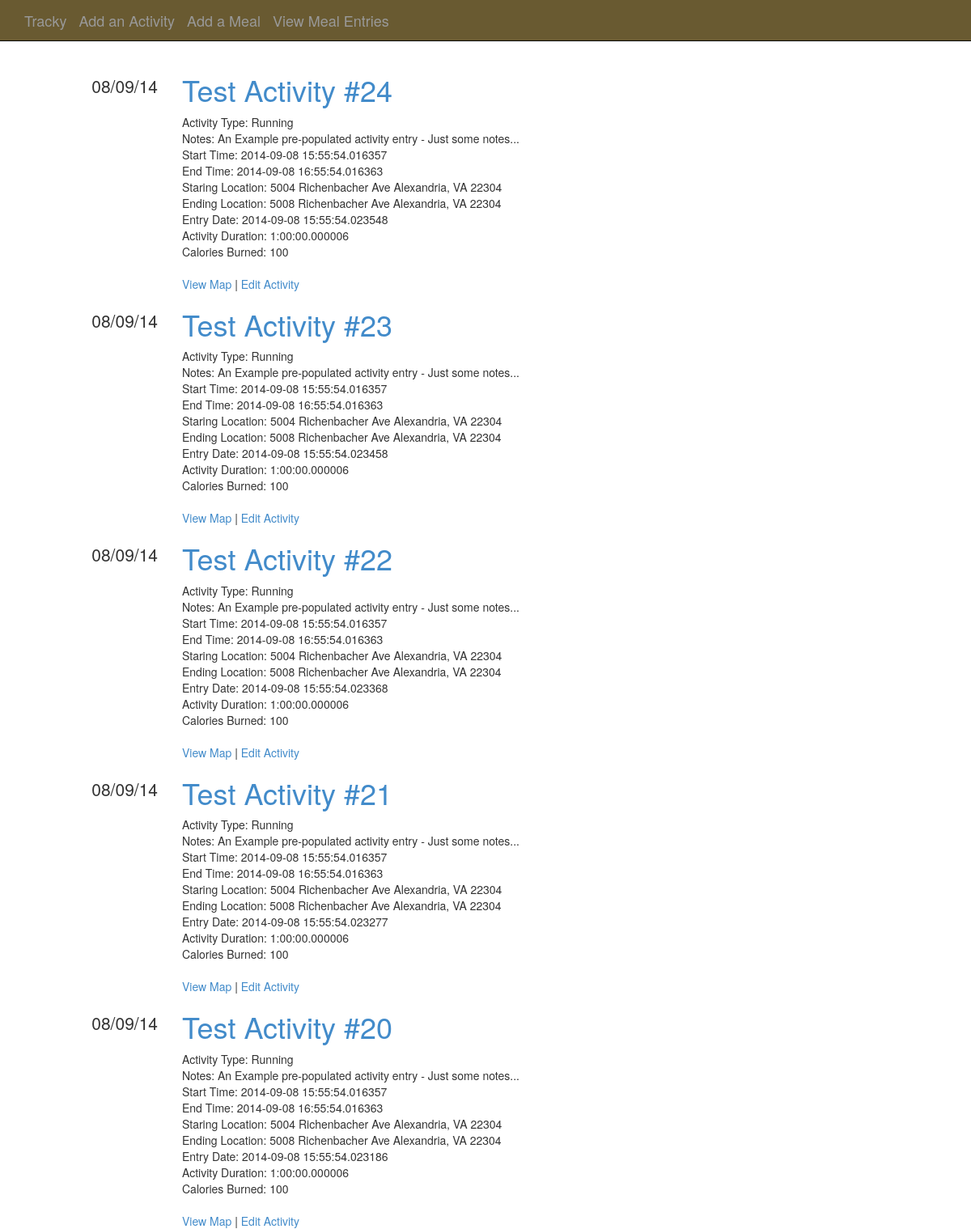
The page / on the database its author committed.
### tracky/models.py (models this page shows)
class Activity(Base):
    __tablename__ = 'activities'
    activity_id = Column(Integer, Sequence("activity_id_sequence"), primary_key=True)
    title = Column(String(1024))
    activity = Column(String(1024))
    start_time = Column(DateTime)
    end_time = Column(DateTime)
    duration = Column(String(1024))
    start_location = Column(String(1024))
    end_location = Column(String(1024))
    notes = Column(Text)
    calories = Column(Integer)
    entry_date = Column(DateTime, default=datetime.datetime.now)

### tracky/views.py (the view)
@app.route("/")
def entries():
    activities = session.query(Activity)
    activities = activities.order_by(Activity.entry_date.desc()).limit(5)
    activities = activities.all()
    return render_template("activities.html",
                           activities=activities
    )

### tracky/filters.py (called while the page is built)
@app.template_filter()
def dateformat(date, format):
    if not date:
        return None
    return date.strftime(format)

### tracky/templates/activities.html
{% import "macros.html" as macros %}
{% extends "base.html" %}
{% block content %}
{% for activity in activities %}
{{ macros.render_activity(activity) }}
{% endfor %}
{% endblock %}

### tracky/templates/macros.html (shortened to what this page needs)
{% macro render_activity(activity) %}
<div class="row">
    <div class="col-md-2 text-right metadata">
        <ul class="list-unstyled">
            <li>
                {{ activity.entry_date | dateformat("%d/%m/%y") }}
            </li>
        </ul>
    </div>
    <div class="col-md-10">
        <h1>
             <a href="{{ url_for('view_activity', activity_id = activity.activity_id) }}"> {{ activity.title }}</a>
        </h1>
                Activity Type: {{ activity.activity }} <br>
                Notes: {{ activity.notes | safe }} <br>
                Start Time: {{ activity.start_time }} <br>
                End Time: {{ activity.end_time }} <br>
                Staring Location: {{ activity.start_location }} <br>
                Ending Location: {{ activity.end_location }} <br>
                Entry Date: {{ activity.entry_date }} <br>
                Activity Duration: {{ activity.duration }} <br>
                Calories Burned: {{ activity.calories }} <br><br>
                <a href="{{ url_for('gmap', activity_id = activity.activity_id) }}"> View Map</a> |
                <a href="{{ url_for('edit_activity', activity_id = activity.activity_id) }}"> Edit Activity</a>
    </div>
</div>
{% endmacro %}

### tracky/static/css/main.css (style rules this page uses)
div.metadata { margin-top: 20px; font-size: 1.5em; }

### rows shown on the page
Activity: entry_date "08/09/14", title "Test Activity #24", activity "Running", notes "An Example pre-populated activity entry - Just some notes...", start_time "2014-09-08 15:55:54.016357", end_time "2014-09-08 16:55:54.016363", start_location "5004 Richenbacher Ave Alexandria, VA 22304", end_location "5008 Richenbacher Ave Alexandria, VA 22304", entry_date "2014-09-08 15:55:54.023548", duration "1:00:00.000006", calories "100"
Activity: entry_date "08/09/14", title "Test Activity #23", activity "Running", notes "An Example pre-populated activity entry - Just some notes...", start_time "2014-09-08 15:55:54.016357", end_time "2014-09-08 16:55:54.016363", start_location "5004 Richenbacher Ave Alexandria, VA 22304", end_location "5008 Richenbacher Ave Alexandria, VA 22304", entry_date "2014-09-08 15:55:54.023458", duration "1:00:00.000006", calories "100"
Activity: entry_date "08/09/14", title "Test Activity #22", activity "Running", notes "An Example pre-populated activity entry - Just some notes...", start_time "2014-09-08 15:55:54.016357", end_time "2014-09-08 16:55:54.016363", start_location "5004 Richenbacher Ave Alexandria, VA 22304", end_location "5008 Richenbacher Ave Alexandria, VA 22304", entry_date "2014-09-08 15:55:54.023368", duration "1:00:00.000006", calories "100"
Activity: entry_date "08/09/14", title "Test Activity #21", activity "Running", notes "An Example pre-populated activity entry - Just some notes...", start_time "2014-09-08 15:55:54.016357", end_time "2014-09-08 16:55:54.016363", start_location "5004 Richenbacher Ave Alexandria, VA 22304", end_location "5008 Richenbacher Ave Alexandria, VA 22304", entry_date "2014-09-08 15:55:54.023277", duration "1:00:00.000006", calories "100"
Activity: entry_date "08/09/14", title "Test Activity #20", activity "Running", notes "An Example pre-populated activity entry - Just some notes...", start_time "2014-09-08 15:55:54.016357", end_time "2014-09-08 16:55:54.016363", start_location "5004 Richenbacher Ave Alexandria, VA 22304", end_location "5008 Richenbacher Ave Alexandria, VA 22304", entry_date "2014-09-08 15:55:54.023186", duration "1:00:00.000006", calories "100"
